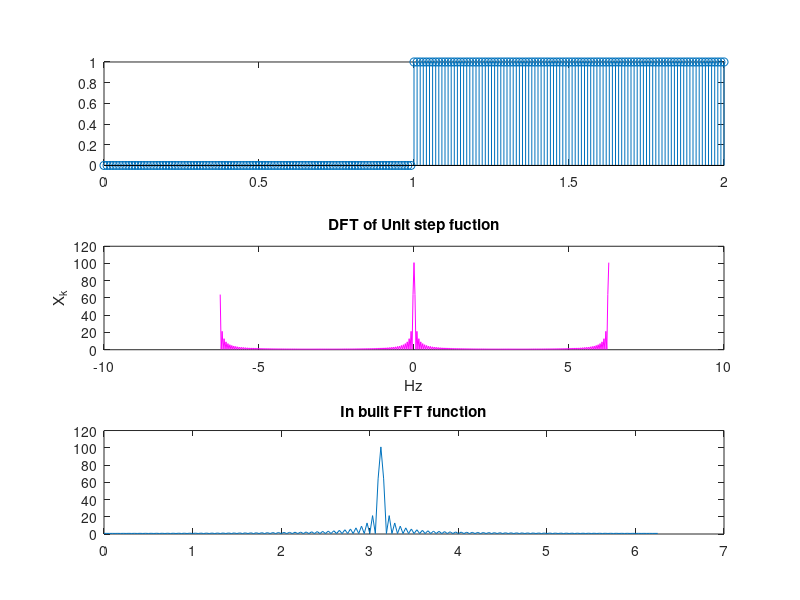

This chart was generated by the following MATLAB code:
% generating a square impluse
fs = 100.0; % frequency of samping 
T = 1.0;
    
t = (0:(T/fs):2); % the range of time values

N = length(t); % lenght of the sampled input 
x = zeros(size(t));

% smapling the unit step funcion
for k = 1:N
    
    if t(k) >= 1 && t(k)<=2
        x(k) = 1;
    end
end

subplot(3,1,1);
title("Sampled unit step")
stem(t,x)

N = length(x); %number of samples
X = 0;

k = -(N-1):(N);
%DTFT
for m = 0:(2*N-1)
    
    X(m+1) = 0;
    for c = 1:length(x)
        
%         
       X(m+1) = X(m+1) + x(c)*exp((-1i*c*k(m+1)*2*pi)/N);
       
    end
    
    if k(m+1) <= 0.001 && k(m+1)>=0 
        disp(abs(X))
    end
end
magx = abs(X);
hold on;

subplot(3,1,2);
plot (2*pi*k/N,magx, "Color",'m');
% plot(t,x, LineWidth=1);
title("DFT of Unit step fuction")
xlabel("Hz")
ylabel("X_k")

y = fft(x);

subplot(3,1,3);
a = 0:N-1;

plot (2*pi*a/N,abs(fftshift(y)));
title("In built FFT function")